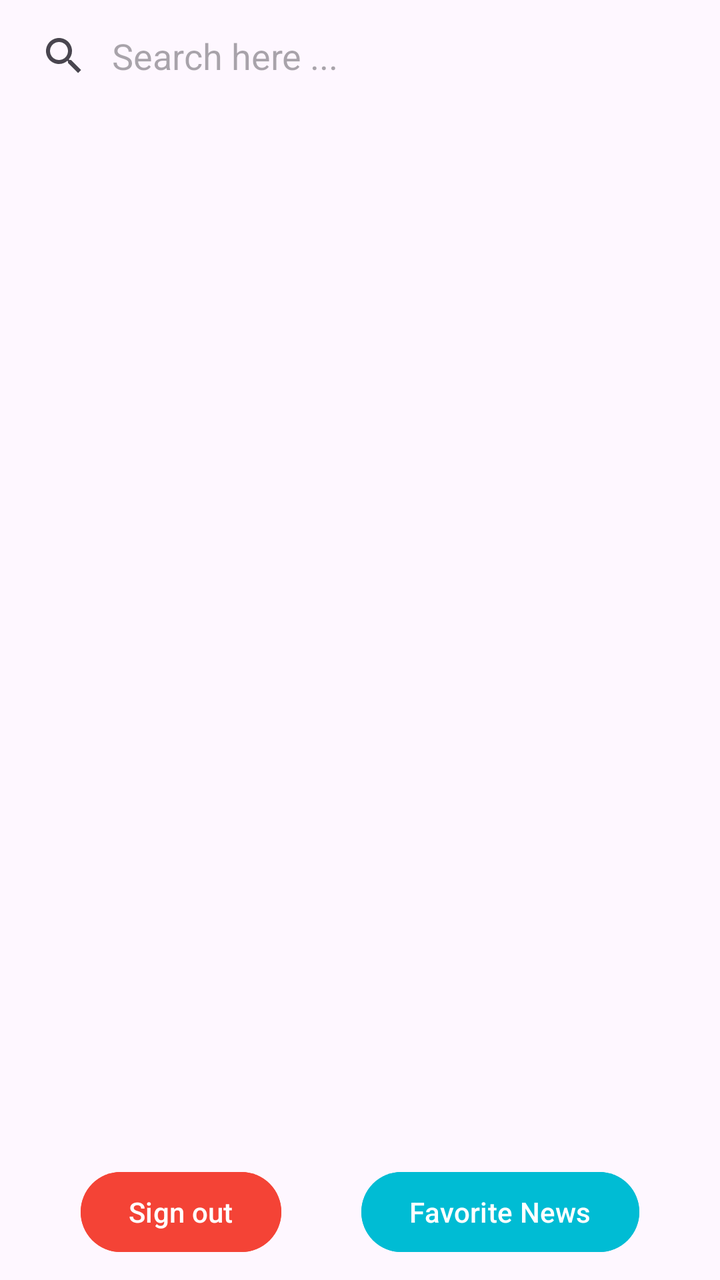
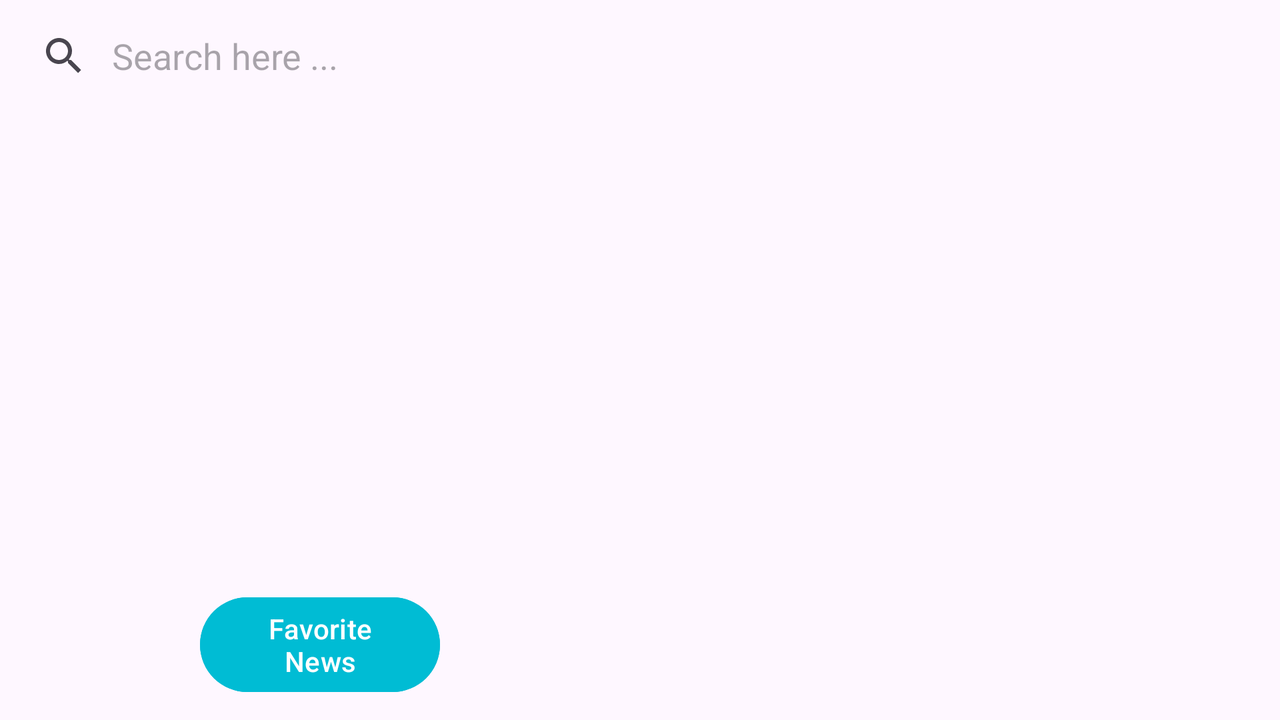

Two renders of one Android screen. The first uses the default layout on a phone; the second uses the alternative layout the repository ships for a different screen configuration, on a matching device. The two XML files are below.
<!-- AndroidManifest.xml: application theme Theme.News -->
<!-- res/layout/fragment_list_top_news.xml -->
<?xml version="1.0" encoding="utf-8"?>
<androidx.constraintlayout.widget.ConstraintLayout xmlns:android="http://schemas.android.com/apk/res/android"
    xmlns:app="http://schemas.android.com/apk/res-auto"
    xmlns:tools="http://schemas.android.com/tools"
    android:layout_width="match_parent"
    android:layout_height="match_parent"
    tools:context=".ui.ListTopNewsFragment">

    <androidx.appcompat.widget.SearchView
        android:id="@+id/searchNews"
        android:layout_width="match_parent"
        android:layout_height="wrap_content"
        android:layout_marginTop="4dp"
        app:iconifiedByDefault="false"
        app:layout_constraintEnd_toEndOf="parent"
        app:layout_constraintStart_toStartOf="parent"
        app:layout_constraintTop_toTopOf="parent"
        app:queryBackground="@android:color/transparent"
        app:queryHint="Search here ..." />


    <androidx.recyclerview.widget.RecyclerView
        android:id="@+id/rvCoinPriceList"
        android:layout_width="match_parent"
        android:layout_height="0dp"
        android:layout_marginTop="4dp"
        app:layoutManager="androidx.recyclerview.widget.LinearLayoutManager"
        app:layout_constraintBottom_toBottomOf="parent"
        app:layout_constraintEnd_toEndOf="parent"
        app:layout_constraintStart_toStartOf="parent"
        app:layout_constraintTop_toBottomOf="@id/searchNews"
        tools:listitem="@layout/item_news_info" />

    <Button
        android:id="@+id/btLaunchFavoriteFragment"
        android:layout_width="wrap_content"
        android:layout_height="wrap_content"
        android:layout_marginBottom="10dp"
        android:backgroundTint="#00BCD4"
        android:text="Favorite News"
        app:layout_constraintBottom_toBottomOf="@+id/rvCoinPriceList"
        app:layout_constraintEnd_toEndOf="parent"
        app:layout_constraintStart_toEndOf="@id/btnSignOutFromAccount" />

    <Button
        android:id="@+id/btnSignOutFromAccount"
        app:layout_constraintEnd_toStartOf="@id/btLaunchFavoriteFragment"
        app:layout_constraintBottom_toBottomOf="@id/rvCoinPriceList"
        android:layout_width="wrap_content"
        android:layout_height="wrap_content"
        android:layout_marginBottom="10dp"
        app:layout_constraintStart_toStartOf="parent"
        android:backgroundTint="#F44336"
        android:text="Sign out" />


</androidx.constraintlayout.widget.ConstraintLayout>
<!-- resources referenced by this layout -->
<resources>
  <style name="Theme.News" parent="Base.Theme.News" />
  <style name="Base.Theme.News" parent="Theme.Material3.DayNight.NoActionBar" />
</resources>
<!-- res/layout-land/fragment_list_top_news.xml (the repository's variant of the layout above) -->
<!-- drawn on the phone turned sideways -->
<?xml version="1.0" encoding="utf-8"?>
<androidx.constraintlayout.widget.ConstraintLayout xmlns:android="http://schemas.android.com/apk/res/android"
    xmlns:app="http://schemas.android.com/apk/res-auto"
    xmlns:tools="http://schemas.android.com/tools"
    android:layout_width="match_parent"
    android:layout_height="match_parent"
    tools:context=".ui.ListTopNewsFragment">

    <androidx.appcompat.widget.SearchView
        android:id="@+id/searchNews"
        android:layout_width="0dp"
        android:layout_height="wrap_content"
        android:layout_marginTop="4dp"
        app:iconifiedByDefault="false"
        app:layout_constraintEnd_toEndOf="@id/middle_of_screen"
        app:layout_constraintStart_toStartOf="parent"
        app:layout_constraintTop_toTopOf="parent"
        app:queryBackground="@android:color/transparent"
        app:queryHint="Search here ..." />


    <androidx.recyclerview.widget.RecyclerView
        android:id="@+id/rvCoinPriceList"
        android:layout_width="0dp"
        android:layout_height="0dp"
        android:layout_marginTop="4dp"
        app:layoutManager="androidx.recyclerview.widget.LinearLayoutManager"
        app:layout_constraintBottom_toBottomOf="parent"
        app:layout_constraintEnd_toEndOf="@id/middle_of_screen"
        app:layout_constraintStart_toStartOf="parent"
        app:layout_constraintTop_toBottomOf="@id/searchNews"
        tools:listitem="@layout/item_news_info" />

    <Button
        android:id="@+id/btLaunchFavoriteFragment"
        android:layout_width="0dp"
        android:layout_height="wrap_content"
        android:layout_marginStart="100dp"
        android:layout_marginEnd="100dp"
        android:layout_marginBottom="10dp"
        android:backgroundTint="#00BCD4"
        android:text="Favorite News"
        app:layout_constraintBottom_toBottomOf="@+id/rvCoinPriceList"
        app:layout_constraintEnd_toEndOf="@id/middle_of_screen"
        app:layout_constraintStart_toStartOf="parent" />


    <androidx.constraintlayout.widget.Guideline
        android:id="@+id/middle_of_screen"
        android:layout_width="wrap_content"
        android:layout_height="wrap_content"
        android:orientation="vertical"
        app:layout_constraintGuide_percent="0.5" />

    <androidx.fragment.app.FragmentContainerView
        android:id="@+id/fragmentContainerLandscape"
        android:layout_width="0dp"
        android:layout_height="0dp"
        app:layout_constraintBottom_toBottomOf="parent"
        app:layout_constraintEnd_toEndOf="parent"
        app:layout_constraintStart_toStartOf="@id/middle_of_screen"
        app:layout_constraintTop_toTopOf="parent" />


</androidx.constraintlayout.widget.ConstraintLayout>
